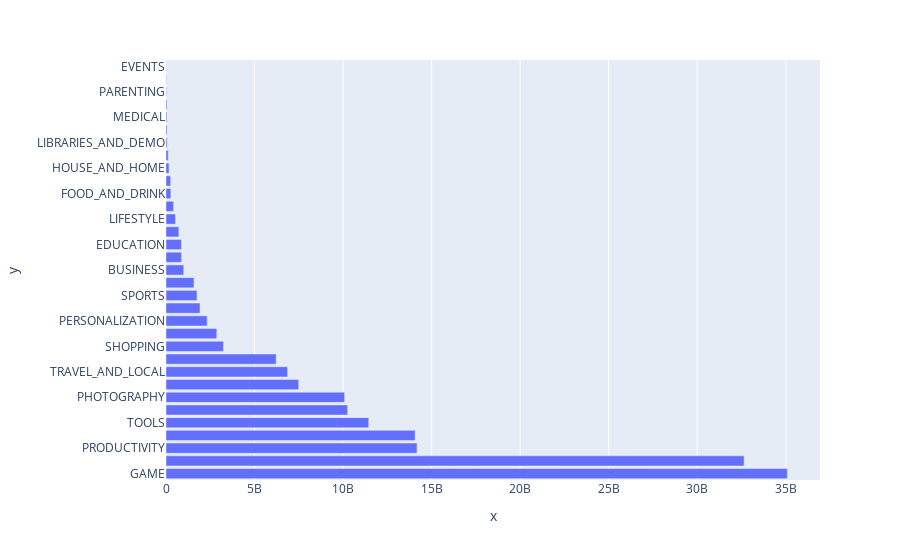

Notebook source saved alongside this figure:
### Markdown cell above
### Horizontal Bar Chart - Most Popular Categories (Highest Downloads)

### Code cell
# GROUPBY categories and add the Installs column with agg
category_installs=df_apps_clean.groupby('Category').agg({'Installs':pd.Series.sum})
category_installs.sort_values(by='Installs',ascending=False, inplace=True)
category_installs
h_bar=px.bar(x=category_installs.Installs, y=category_installs.index, orientation='h')
h_bar.show()

### Figure 1 — Plotly figure (JSON) as saved in the notebook; plotly's stock layout.template omitted (floating-point values rounded to 4 significant figures)
{"data": [{"alignmentgroup": "True", "hovertemplate": "x=%{x}<br>y=%{y}<extra></extra>", "legendgroup": "", "marker": {"color": "#636efa", "pattern": {"shape": ""}}, "name": "", "offsetgroup": "", "orientation": "h", "showlegend": false, "textposition": "auto", "type": "bar", "x": [35085862717, 32647241530, 14176070180, 14069841475, 11450724500, 10257701590, 10088243130, 7496210650, 6868859300, 6221897200, 3247831540, 2869160000, 2325341930, 1921291655, 1751131465, 1583056220, 1001768120, 876612400, 871352000, 724267560, 537562120, 426096500, 273777750, 264295110, 168582000, 124233100, 62083000, 56036100, 53205576, 53129800, 31116110, 26916200, 15949410], "xaxis": "x", "y": ["GAME", "COMMUNICATION", "PRODUCTIVITY", "SOCIAL", "TOOLS", "FAMILY", "PHOTOGRAPHY", "NEWS_AND_MAGAZINES", "TRAVEL_AND_LOCAL", "VIDEO_PLAYERS", "SHOPPING", "ENTERTAINMENT", "PERSONALIZATION", "BOOKS_AND_REFERENCE", "SPORTS", "HEALTH_AND_FITNESS", "BUSINESS", "FINANCE", "EDUCATION", "MAPS_AND_NAVIGATION", "LIFESTYLE", "WEATHER", "FOOD_AND_DRINK", "DATING", "HOUSE_AND_HOME", "ART_AND_DESIGN", "LIBRARIES_AND_DEMO", "COMICS", "MEDICAL", "AUTO_AND_VEHICLES", "PARENTING", "BEAUTY", "EVENTS"], "yaxis": "y"}], "layout": {"barmode": "relative", "legend": {"tracegroupgap": 0}, "margin": {"t": 60}, "xaxis": {"anchor": "y", "domain": [0, 1], "title": {"text": "x"}}, "yaxis": {"anchor": "x", "domain": [0, 1], "title": {"text": "y"}}}}
